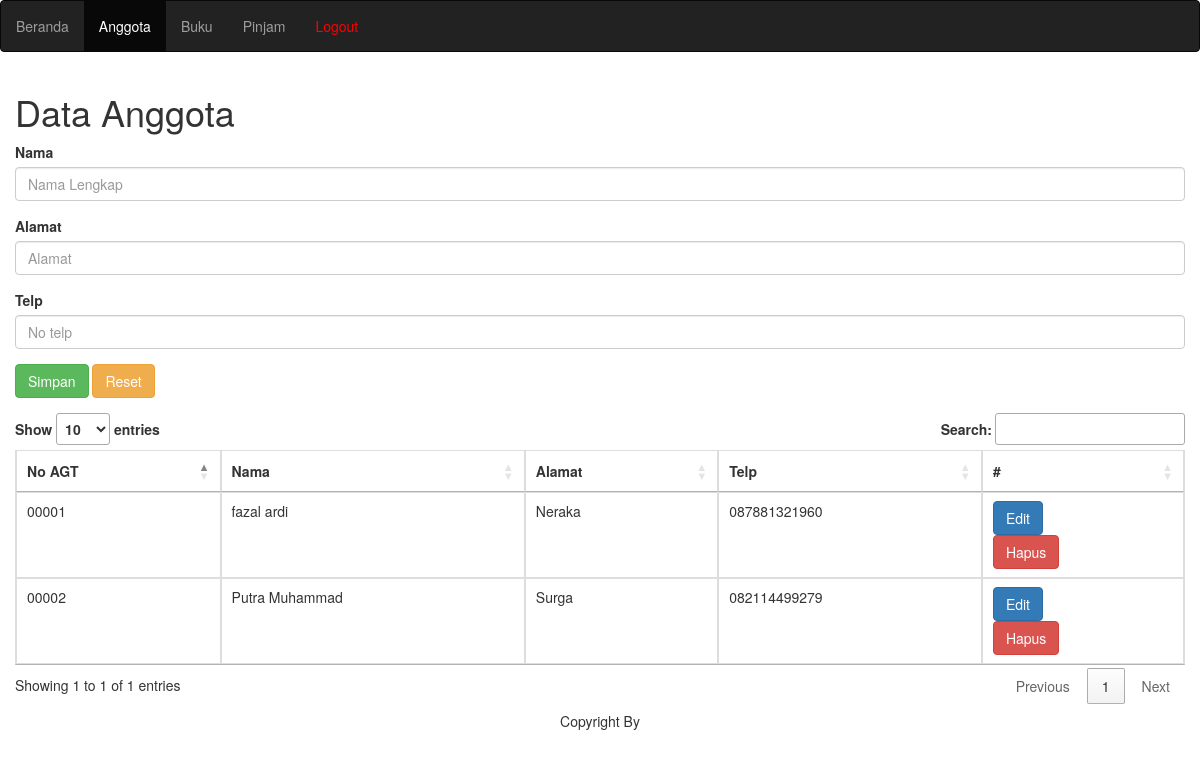
The page /anggota.php (signed in) on the database its author committed.
### tables this page shows
CREATE TABLE `anggota` (
  `no_agt` int(5) UNSIGNED ZEROFILL NOT NULL,
  `nm_agt` varchar(100) NOT NULL,
  `alamat` text NOT NULL,
  `telp` bigint(12) UNSIGNED ZEROFILL NOT NULL
);

### anggota.php (the view, shortened to what this page needs)
<!DOCTYPE html>
<html>
<?php
if (!isset($_SESSION['username'])) {
	echo "<script>alert('Silahkan Login Dulu');location.href='login.php'</script>";
} else {
?>
<head>
  	<link rel="stylesheet" href="https://maxcdn.bootstrapcdn.com/bootstrap/3.4.0/css/bootstrap.min.css">
  	<link rel="stylesheet" type="text/css" href="https://cdn.datatables.net/1.10.19/css/jquery.dataTables.css">
</head>
<body>
	<nav class="navbar navbar-inverse">
		<ul class="nav navbar-nav">
			<li><a href="beranda.php">Beranda</a></li>
			<li class="active"><a href="anggota.php">Anggota</a></li>
			<li><a href="buku.php">Buku</a></li>
			<li><a href="pinjam.php">Pinjam</a></li>
			<li><a style="color:red" onclick="return confirm('Yakin ingin keluar?')" href="logout.php">Logout</a></li>
		</ul>
	</nav>
	<div class="container">
		<div class="row">
			<h1>Data Anggota</h1>
			<?php
			include 'koneksi.php';
			if (isset($_POST['edit'])) {
				$no_agt = $_GET['no_agt'];
				$data = mysqli_query($db, "SELECT * FROM anggota WHERE no_agt = '$no_agt'");
				$d = mysqli_fetch_array($data);
				echo "<form action=\"proses_anggota.php\" method=\"POST\">
					<input class=\"form-control\" type=\"hidden\" name=\"no_agt\" value=\"$d[no_agt]\">
				<div class=\"form-group\">
					<label>Nama</label>
					<input class=\"form-control\" type=\"text\" name=\"nama\" placeholder=\"Nama Lengkap\" value=\"$d[nm_agt]\">
				</div>
				<div class=\"form-group\">
					<label>Alamat</label>
					<input class=\"form-control\" type=\"text\" name=\"alamat\" placeholder=\"Alamat\" value=\"$d[alamat]\">
				</div>
				<div class=\"form-group\">
					<label>Telp</label>
					<input class=\"form-control\" type=\"number\" name=\"telp\" placeholder=\"No telp\" value=\"$d[telp]\">
				</div>
				<div class=\"form-group\">
					<input class=\"btn btn-success\" type=\"submit\" value=\"Update\" name=\"edit\">
					<a class=\"btn btn-warning\" href=\"anggota.php\">Input</a>
				</div>
				</form>";
			} else {
				?>
				<form action="proses_anggota.php" method="POST">
					<div class="form-group">
						<label>Nama</label>
						<input class="form-control" type="text" name="nama" placeholder="Nama Lengkap" required="">
					</div>
					<div class="form-group">
						<label>Alamat</label>
						<input class="form-control" type="text" name="alamat" placeholder="Alamat" required="">
					</div>
					<div class="form-group">
						<label>Telp</label>
						<input class="form-control" type="number" name="telp" placeholder="No telp" required="">
					</div>
					<div class="form-group">
						<input class="btn btn-success" type="submit" value="Simpan" name="simpan">
						<input class="btn btn-warning" type="reset" value="Reset" name="reset">
					</div>
				</form>
			<?php } ?>
			<table id="table" class="table table-bordered">
				<thead>
					<tr>
						<th>No AGT</th>
						<th>Nama</th>
						<th>Alamat</th>
						<th>Telp</th>
						<th>#</th>
					</tr>
				</thead>
				<?php
				include 'koneksi.php';
				$data = mysqli_query($db, "SELECT * FROM anggota");
				while ($d = mysqli_fetch_array($data)) {
					?>
					<tbody>
						<tr>
							<td><?php echo $d['no_agt']; ?></td>
							<td><?php echo $d['nm_agt']; ?></td>
							<td><?php echo $d['alamat']; ?></td>
							<td><?php echo $d['telp']; ?></td>
							<td>
								<form action="anggota.php?no_agt=<?php echo $d['no_agt'] ?>" method="POST">
									<input class="btn btn-primary" type="submit" value="Edit" name="edit">
								</form>
								<form action="proses_anggota.php?no_agt=<?php echo $d['no_agt'] ?>" method="POST">
									<input onclick="return confirm('Yakin ingin menghapus data?')" class="btn btn-danger" type="submit" value="Hapus" name="hapus">
								</form>
							</td>
						</tr>
					</tbody>
				<?php } ?>
			</table>
		</div>
	</div>
	<footer>
		<div class="fixed-bottom">
			<h5 align="center">Copyright By </h5>
		</div>
	</footer>
</body>
<?php } ?>
</html>

### rows shown on the page
anggota: no_agt "00001", nm_agt "fazal ardi", alamat "Neraka", telp "087881321960"
anggota: no_agt "00002", nm_agt "Putra Muhammad", alamat "Surga", telp "082114499279"
